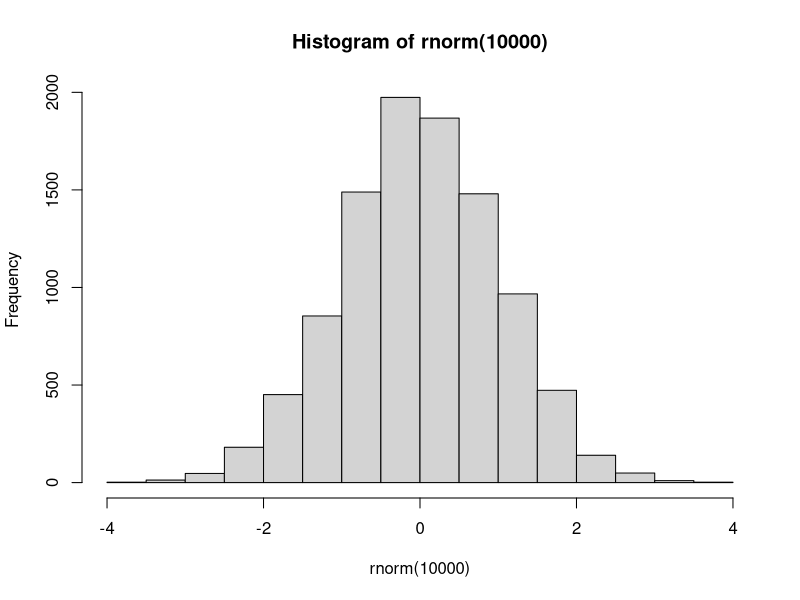

Here is the R script that generated this plot:
## ------------------------------------------------------------------------
5 + 3
5 - 3
5 / 3
5 ^ 3
5 * (10 - 3)
sqrt(4)

## ------------------------------------------------------------------------
result <- 5 + 3
result
print(result)
result <- 5 - 3
result

david <- "instructor"
david
david <- "instructor and author"
david

Result <- "5"
Result
result

# R is case sensitive, and there are many different types of variables
class(result)
Result
class(Result)
class(sqrt)

## ------------------------------------------------------------------------
# Let's look at the world population in thousands from 1950 to 2010 in 10 year intervals
world.pop <- c(2525779, 3026003, 3691173, 4449049, 5320817, 6127700, 6916183)
world.pop

pop.first <- c(2525779, 3026003, 3691173)
pop.second <- c(4449049, 5320817, 6127700, 6916183)
pop.all <- c(pop.first, pop.second)
pop.all

# We can extract and access different parts of a vector
world.pop[2]
world.pop[c(2, 4)] 
world.pop[c(4, 2)] 
world.pop[-3]

# We can also convert the vector to different units using mathematical operations
pop.million <- world.pop / 1000
pop.million

# Here, we compute the population rate based off of the 1950 measurement
pop.rate <- world.pop / world.pop[1]
pop.rate

# Now, we look at the rate of increase (percent change)
# this is just (final-initial)/initial * 100 formula in vector form
pop.increase <- world.pop[-1] - world.pop[-7]
percent.increase <- (pop.increase / world.pop[-7]) * 100
percent.increase
percent.increase[c(1, 2)] <- c(20, 22)
percent.increase

## ------------------------------------------------------------------------
# There are many way to extract summary statistics from a given vector
length(world.pop)  
min(world.pop)     
max(world.pop)     
range(world.pop)   
mean(world.pop)    
sum(world.pop) / length(world.pop) 

# we can add names to our vector below
year <- seq(from = 1950, to = 2010, by = 10)
year

# the seq function is useful here to generate a vector from one point to another
seq(to = 2010, by = 10, from = 1950)

seq(from = 2010, to = 1950, by = -10)
2008:2012
2012:2008

names(world.pop) 
names(world.pop) <- year
names(world.pop)
world.pop

## myfunction <- function(input1, input2, ..., inputN) {
## 
##     DEFINE `output' USING INPUTS
## 
##     return(output)
## }
my.summary <- function(x){ # function takes one input
  s.out <- sum(x)
  l.out <- length(x)
  m.out <- s.out / l.out
  out <- c(s.out, l.out, m.out) # define the output
  names(out) <- c("sum", "length", "mean") # add labels
  return(out) # end function by calling output
}
z <- 1:10
my.summary(z)
my.summary(world.pop)
my.summary(rnorm(10000))

hist(rnorm(10000))


